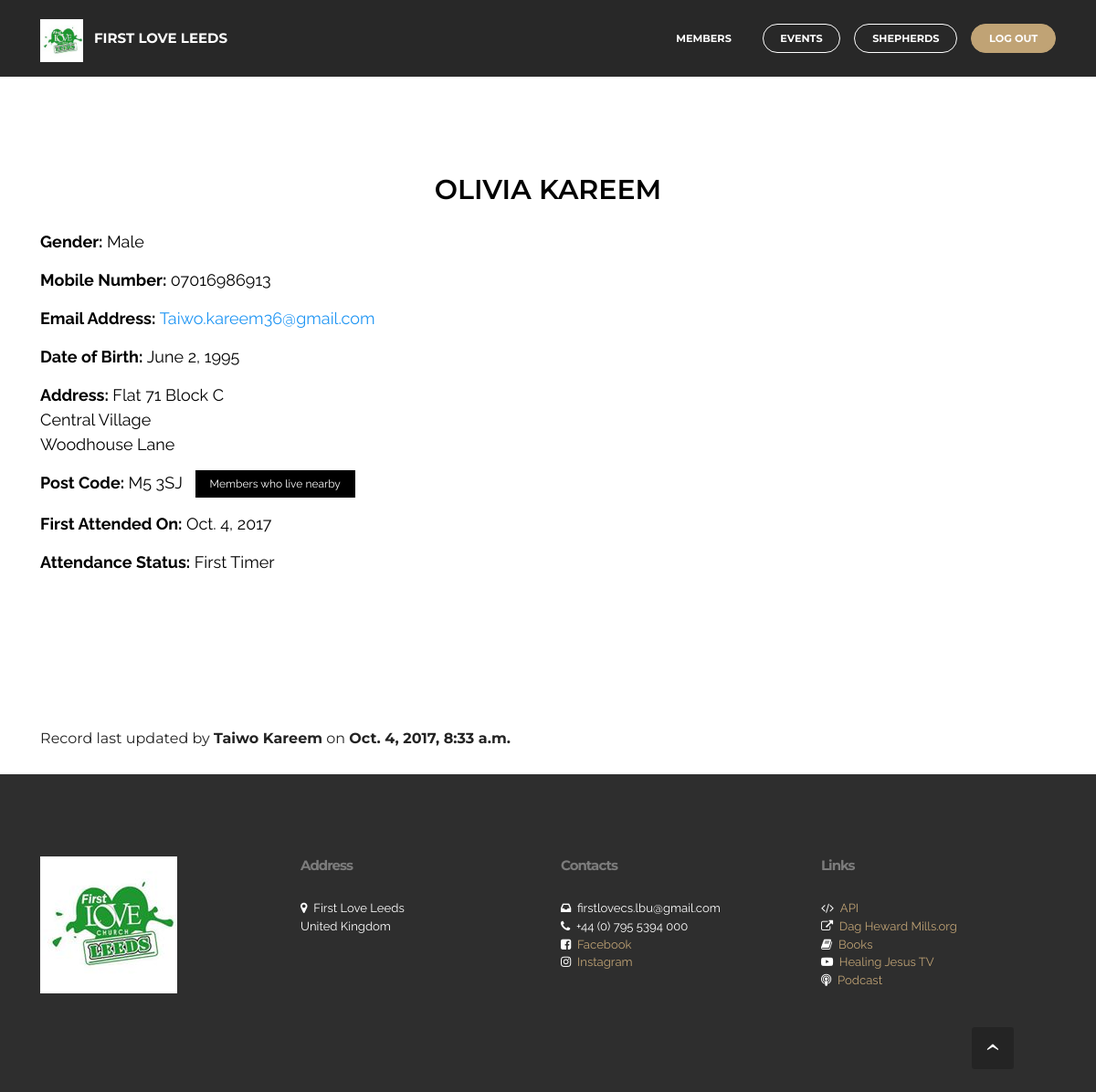
The app's page /member/Olivia Kareem/ (signed in) with its own data.
### member/models.py (models this page shows, shortened)
class Member(models.Model):
    name = models.CharField(max_length=50, unique=False)
    gender = models.ForeignKey('Gender', on_delete=models.CASCADE, related_name="sex", null=True)
    mobile_no = models.CharField(max_length=50, blank=True, null=True, unique=True, verbose_name="Mobile number")
    email = models.EmailField(max_length=50, blank=True, null=True, verbose_name="Email Address")
    date_of_birth = models.DateField(blank=True, null=True)
    address = models.TextField(max_length=200, blank=True, null=True)
    post_code = models.CharField(max_length=10, blank=True, null=True)
    academic_institution = models.ForeignKey('AcademicInstitution', on_delete=models.CASCADE, 						related_name="academic_institution", null=True, blank=True, )
    course = models.CharField(max_length=100, blank=True)
    first_attended = models.DateField(blank=True, null=True)
    attendance_status = models.ForeignKey('Attendance', on_delete=models.CASCADE, related_name="attendance_status")
    shepherd = models.ForeignKey(User, on_delete=models.CASCADE)
    last_visited = models.DateField(null=True, blank=True)
    extra_info = models.TextField(max_length=2000, blank=True)
    last_modified = models.DateTimeField(auto_now=True)
    class Meta:
        ordering = ["name"]

class Gender(models.Model):
    gender = models.CharField(max_length=200, unique=True, null=True)
    def __str__(self):
        return self.gender
    class Meta:
        ordering = ["gender"]
        verbose_name_plural = "Gender"

class Attendance(models.Model):
    status = models.CharField(max_length=200, unique=True, null=True)
    def __str__(self):
        return self.status
    class Meta:
        ordering = ["status"]
        verbose_name_plural = "Attendance"

### member/views.py (the view)
@login_required
def member_info(request, name):
    member = Member.objects.get(name__iexact=name)
    context = {
        'member': member
    }
    return render(request, 'member/member_info.html', context)

### member/templatetags/first_love_custom.py (called while the page is built)
@register.filter(name='length_is_gt', is_safe=False)
def length_is_gt(text, value):
	return len(str(text)) > value

@register.filter(name='regex_validates', is_safe=False)
def regex_validates(text, value):
	return re.findall(value, text)

### member/templates/member/member_info.html (shortened to what this page needs)
{% extends '_partial/base.html' %}
{% load first_love_custom %}

### welcome/templates/_partial/base.html (shortened to what this page needs)
{% spaceless %}
{% load staticfiles %}
{% endspaceless %}

### firstlove/static/dropdown/css/style.css (style rules this page uses)
.navbar-dropdown { left: 0; padding: 0; position: absolute; right: 0; top: 0; transition: all 0.45s ease; z-index: 1030; }
.navbar-dropdown .navbar-brand { float: none; font-size: 0; padding: 1.25rem 0; position: relative; transition: padding 0.25s ease; white-space: nowrap; }
.navbar-dropdown .navbar-brand::before { content: ""; display: inline-block; height: 100%; vertical-align: middle; }
.navbar-dropdown .navbar-logo, .navbar-dropdown .navbar-caption { display: inline-block; vertical-align: middle; }
.navbar-dropdown .navbar-logo { margin-right: 0.8rem; transition: margin 0.3s ease-in-out; }
.navbar-dropdown .navbar-logo img { height: 3.125rem; transition: all 0.3s ease-in-out; }
.navbar-dropdown .mbr-table-cell { height: 5.625rem; }
.navbar-dropdown .navbar-caption { font-family: "Montserrat"; font-size: 1rem; font-weight: 700; white-space: normal; }
.navbar-dropdown .navbar-caption, .navbar-dropdown .navbar-caption:hover { color: inherit; text-decoration: none; }
.navbar-dropdown.navbar-fixed-top { position: fixed; }
.nav-dropdown { display: table !important; font-family: "Montserrat"; font-size: 0.75rem; font-weight: 700; height: auto !important; }
.nav-dropdown .nav-item { display: table-cell; float: none; vertical-align: middle; }
.nav-dropdown .nav-btn { padding-left: 1rem; }
.nav-dropdown .link { margin: 1.667em; padding: 0; transition: color .2s ease-in-out; }
.nav-dropdown .link::after, .nav-dropdown .dropdown-item::after { color: inherit; }
.nav-dropdown .btn { font-size: 0.75rem; font-weight: 700; letter-spacing: 0; margin-bottom: 0; padding-left: 1.25rem; padding-right: 1.25rem; }

### firstlove/static/mobirise/css/mbr-additional.css (style rules this page uses)
body, input, textarea, .mbr-company .list-group-text { font-family: 'Raleway', sans-serif; }
.btn, .alert, h1, h2, h3, h4, h5, h6, .h1, .h2, .h3, .h4, .h5, .h6, .display-1, .display-2, .display-3, .display-4, .mbr-figure .mbr-figure-caption, .mbr-gallery-title, .mbr-map [data-state-details], .mbr-price { font-family: 'Montserrat', sans-serif; }
.mbr-footer-content h1, .mbr-footer .mbr-contacts h1, .mbr-footer-content h2, .mbr-footer .mbr-contacts h2, .mbr-footer-content h3, .mbr-footer .mbr-contacts h3, .mbr-footer-content h4, .mbr-footer .mbr-contacts h4, .mbr-footer-content p strong, .mbr-footer .mbr-contacts p strong, .mbr-footer-content strong, .mbr-footer .mbr-contacts strong { font-family: 'Montserrat', sans-serif; }
.btn { border-radius: 1.6em; }
.btn-primary { background-color: #c0a375; border-color: #c0a375; color: #ffffff; }
.text-primary { color: #c0a375 !important; }
.mbr-footer p a, .mbr-footer ul a { color: #c0a375; }
#ext_menu-7 .navbar-caption { color: #ffffff; }
#ext_menu-7 .link, #ext_menu-7 .dropdown-item { color: #ffffff; }
#ext_menu-7 .link { font-size: 0.75rem; }
#ext_menu-7 .navbar, #ext_menu-7 .nav-dropdown-sm, #ext_menu-7 .nav-dropdown-sm .link[aria-expanded="true"], #ext_menu-7 .nav-dropdown-sm .dropdown-menu { background: #282828; }

### records on screen
Member: name+gender+mobile_no (picture), name+gender+mobile_no "FIRST LOVE LEEDS MEMBERS EVENTS SHEPHERDS LOG OUT OLIVIA KAREEM Gender: Male Mobile Number: 07016986913 Email Address: Taiwo.kareem36@gmail.com Date of Birth: June 2, 1995 Address: Flat 71 Block C Central Village Woodhouse Lane Post Code: M5 3SJ Members who live nearby First Attended On: Oct. 4, 2017 Attendance Status: First Timer Record last updated by Taiwo Kareem on Oct. 4, 2017, 8:33 a.m. Address First Love Leeds United Kingdom Contacts firstlovecs.lbu@gmail.com +44 (0) 795 5394 000 Facebook Instagram Links API Dag Heward Mills.org Books Healing Jesus TV Podcast"
